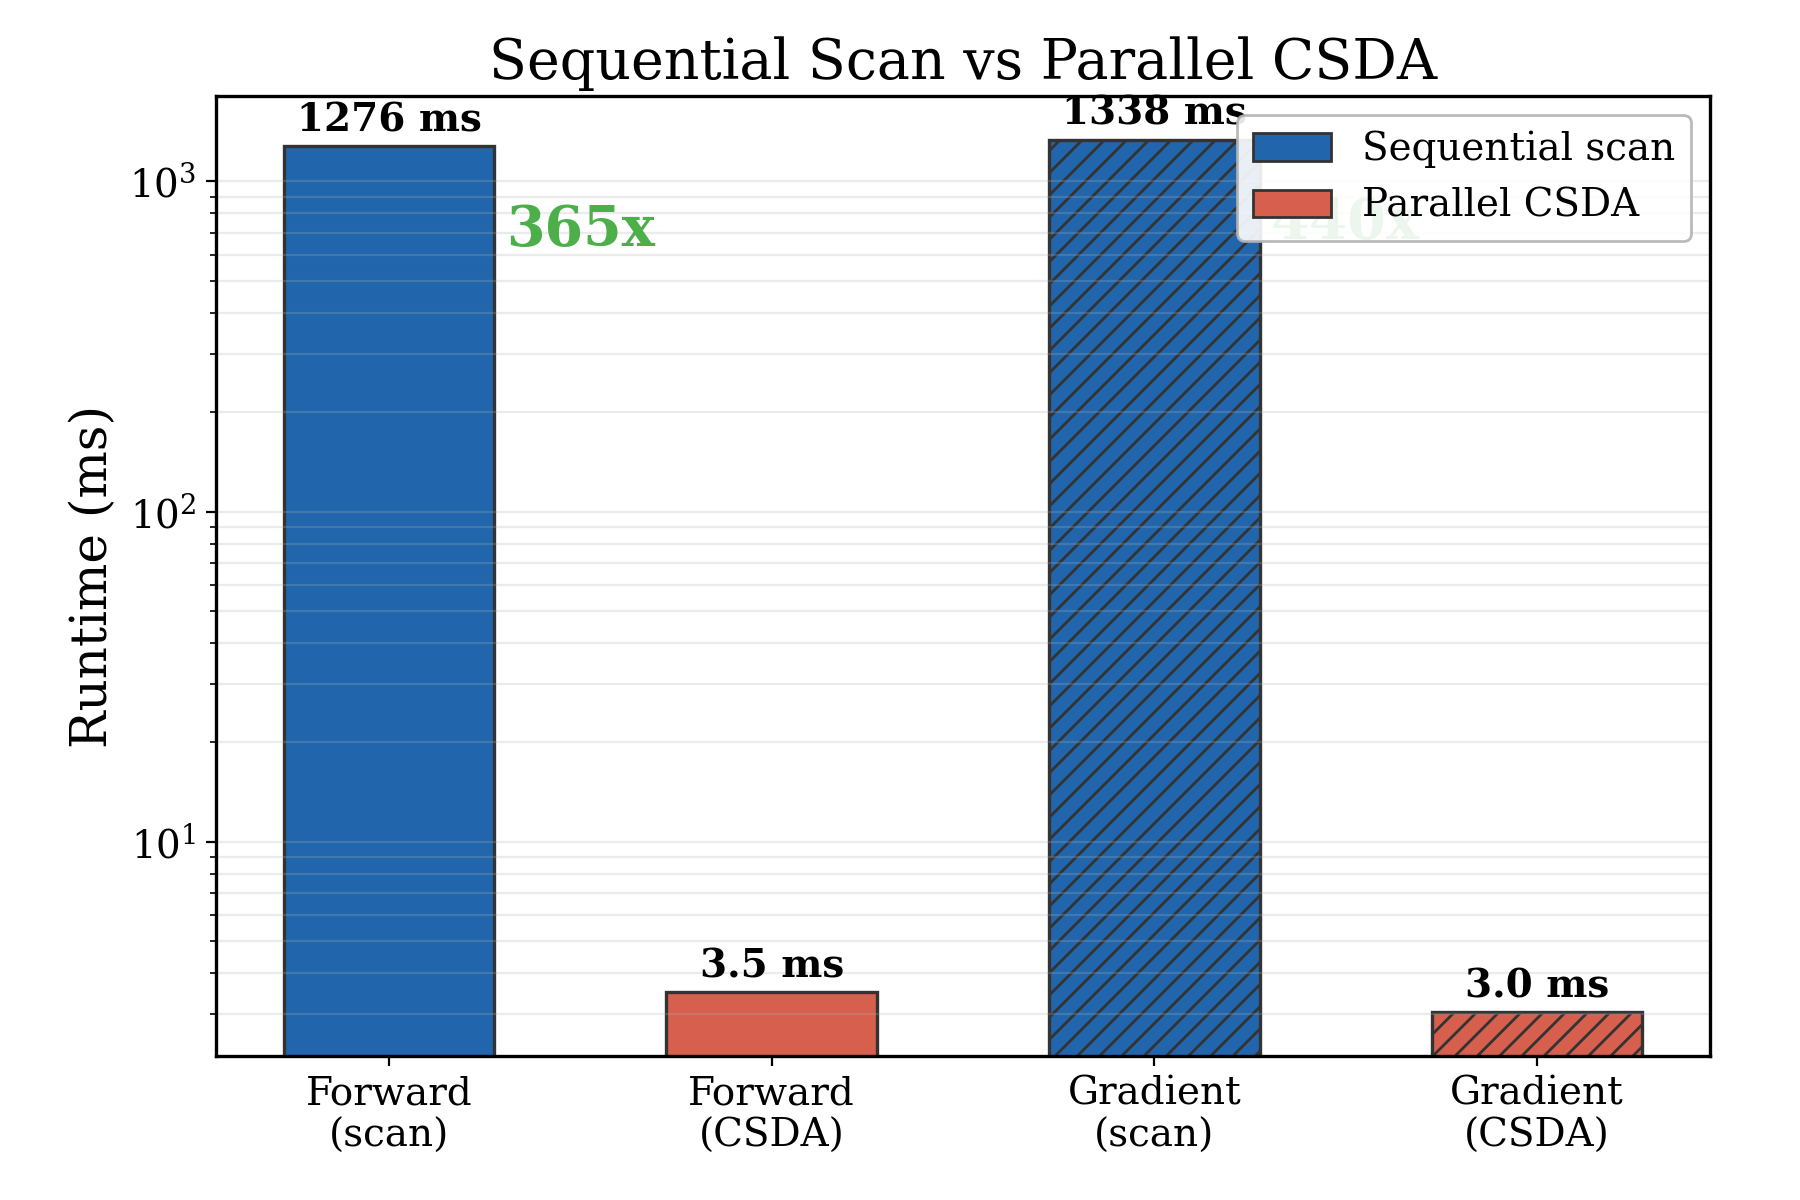

Recreate this plot in Python.
"""Slide 7: Speed comparison — scan vs CSDA for forward and gradient passes."""
import sys, os
sys.path.insert(0, os.path.join(os.path.dirname(__file__), '..', '..'))

import jax
import jax.numpy as jnp
import numpy as np
import matplotlib
matplotlib.use('Agg')
import matplotlib.pyplot as plt
import time

plt.rcParams.update({
    'font.family': 'serif',
    'font.size': 16,
    'axes.labelsize': 18,
    'axes.titlesize': 20,
    'xtick.labelsize': 14,
    'ytick.labelsize': 14,
    'legend.fontsize': 14,
    'figure.dpi': 200,
    'savefig.dpi': 200,
    'axes.linewidth': 1.2,
    'lines.linewidth': 2.0,
})

from closure_analysis_muon.diff_muon_generator import (
    load_dedx_table_jax,
    build_consistent_csda_table,
    generate_muon_segments_scan,
    generate_muon_segments_csda,
)

STEP_SIZE_MM = 0.5
N_SEGMENTS = 4000
MIN_ENERGY = 10.0
N_RUNS = 100

log_T, dedx = load_dedx_table_jax()
R_cm, T_MeV = build_consistent_csda_table(log_T, dedx, n_points=10000)

start = jnp.zeros(3)
E = jnp.float32(500.0)
theta, phi = jnp.float32(0.8), jnp.float32(1.2)

# Forward functions
fwd_scan = jax.jit(lambda e: generate_muon_segments_scan(
    e, start, theta, phi, STEP_SIZE_MM, N_SEGMENTS, log_T, dedx,
    min_energy_mev=MIN_ENERGY, smooth_temperature=0.0))
fwd_csda = jax.jit(lambda e: generate_muon_segments_csda(
    e, start, theta, phi, STEP_SIZE_MM, N_SEGMENTS, log_T, dedx,
    R_cm, T_MeV))

# Gradient functions
grad_scan = jax.jit(jax.value_and_grad(
    lambda e: jnp.sum(generate_muon_segments_scan(
        e, start, theta, phi, STEP_SIZE_MM, N_SEGMENTS, log_T, dedx,
        min_energy_mev=MIN_ENERGY, smooth_temperature=0.2)[1])))
grad_csda = jax.jit(jax.value_and_grad(
    lambda e: jnp.sum(generate_muon_segments_csda(
        e, start, theta, phi, STEP_SIZE_MM, N_SEGMENTS, log_T, dedx,
        R_cm, T_MeV)[1])))

# Warm up
jax.block_until_ready(fwd_scan(E))
jax.block_until_ready(fwd_csda(E))
jax.block_until_ready(grad_scan(E))
jax.block_until_ready(grad_csda(E))

# Benchmark
def bench(fn, E, n):
    t0 = time.perf_counter()
    for _ in range(n):
        jax.block_until_ready(fn(E))
    return (time.perf_counter() - t0) / n * 1000

t_fwd_scan = bench(fwd_scan, E, N_RUNS)
t_fwd_csda = bench(fwd_csda, E, N_RUNS)
t_grad_scan = bench(grad_scan, E, N_RUNS)
t_grad_csda = bench(grad_csda, E, N_RUNS)

print(f'Forward:  scan={t_fwd_scan:.1f}ms  csda={t_fwd_csda:.2f}ms  '
      f'speedup={t_fwd_scan/t_fwd_csda:.0f}x')
print(f'Gradient: scan={t_grad_scan:.1f}ms  csda={t_grad_csda:.2f}ms  '
      f'speedup={t_grad_scan/t_grad_csda:.0f}x')

# ── Figure ──
fig, ax = plt.subplots(figsize=(9, 6))

labels = ['Forward\n(scan)', 'Forward\n(CSDA)', 'Gradient\n(scan)', 'Gradient\n(CSDA)']
times = [t_fwd_scan, t_fwd_csda, t_grad_scan, t_grad_csda]
colors = ['#2166AC', '#D6604D', '#2166AC', '#D6604D']
hatches = [None, None, '///', '///']

bars = ax.bar(labels, times, color=colors, width=0.55, edgecolor='0.2', lw=1.2)
for bar, h in zip(bars, hatches):
    if h:
        bar.set_hatch(h)

# Time labels
for bar, t in zip(bars, times):
    if t > 100:
        txt = f'{t:.0f} ms'
    else:
        txt = f'{t:.1f} ms'
    ax.text(bar.get_x() + bar.get_width()/2, bar.get_height() * 1.05,
            txt, ha='center', va='bottom', fontsize=14, fontweight='bold')

# Speedup annotations
fwd_speedup = t_fwd_scan / t_fwd_csda
grad_speedup = t_grad_scan / t_grad_csda
mid_fwd = np.sqrt(t_fwd_scan * t_fwd_csda)
mid_grad = np.sqrt(t_grad_scan * t_grad_csda)
ax.text(0.5, mid_fwd, f'{fwd_speedup:.0f}x',
        fontsize=22, fontweight='bold', color='#4DAF4A', ha='center', va='center')
ax.text(2.5, mid_grad, f'{grad_speedup:.0f}x',
        fontsize=22, fontweight='bold', color='#4DAF4A', ha='center', va='center')

ax.set_ylabel('Runtime (ms)')
ax.set_title('Sequential Scan vs Parallel CSDA')
ax.set_yscale('log')
ax.grid(True, axis='y', alpha=0.25, which='both')

# Legend for scan/csda
from matplotlib.patches import Patch
legend_elements = [Patch(facecolor='#2166AC', edgecolor='0.2', label='Sequential scan'),
                   Patch(facecolor='#D6604D', edgecolor='0.2', label='Parallel CSDA')]
ax.legend(handles=legend_elements, loc='upper right', framealpha=0.9, edgecolor='0.7')

fig.subplots_adjust(left=0.12, right=0.95, bottom=0.12, top=0.92)
out = os.path.join(os.path.dirname(__file__), 'slide7_speed.png')
fig.savefig(out, dpi=200)
plt.close(fig)
print(f'Saved {out}')
